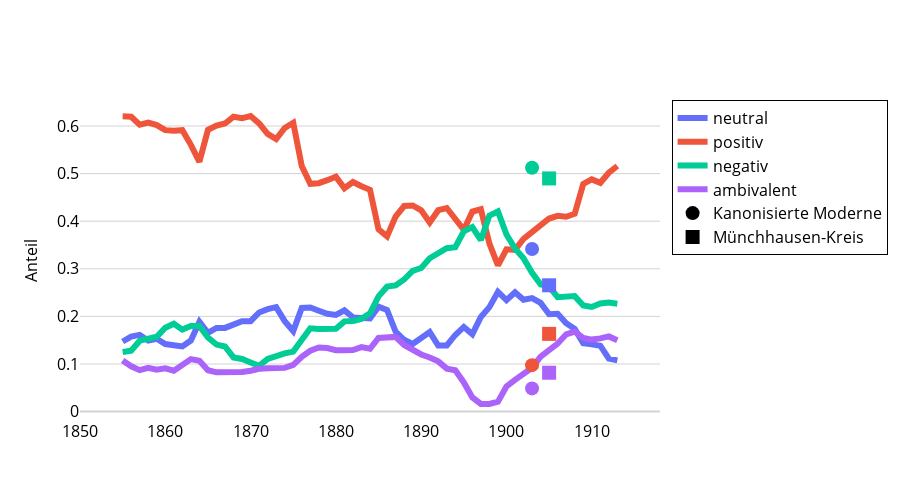

This figure's notebook cell:
### Code cell
meta_plot = ts[[
    'krieg_neutral_share_smoothed', 
    'krieg_positiv_share_smoothed', 
    'krieg_negativ_share_smoothed',
    'krieg_ambivalent_share_smoothed'
]]
meta_plot.columns = [
    'neutral', 
    'positiv', 
    'negativ',
    'ambivalent'
]
# save_ts_data(meta_plot, prefix="06_04_MilitaerKrieg_Bewertungen_")

fig = create_ts_plot(
    data = meta_plot, 
    columns = meta_plot.columns, 
    y_axis_title = 'Anteil',
    add_corporas = sub_df, add_corpora_names = sub_names,
    add_corpora_categories = ['Militär/Krieg_neutral_share', 'Militär/Krieg_positiv_share', 'Militär/Krieg_negativ_share', 'Militär/Krieg_ambivalent_share']
)
fig = update_fig_for_publication(fig)
fig.write_image(f"plots/6.4.4 Bewertungen des Stoffgebiets Militär_Krieg im Zeitverlauf.pdf")
fig.show()
